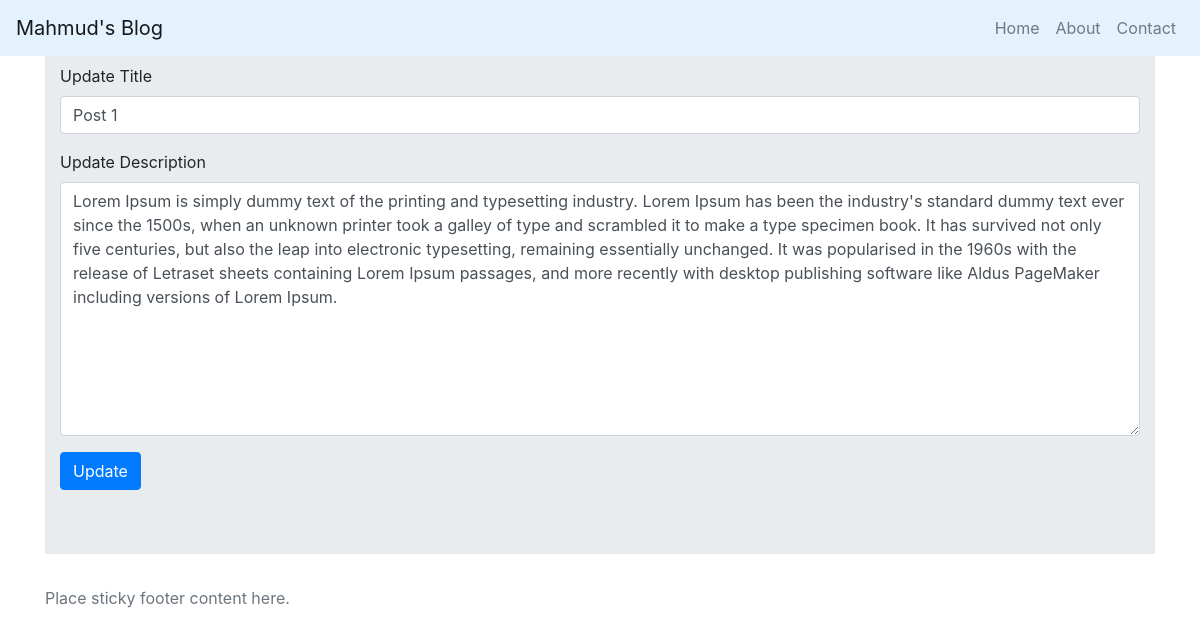
Screenshot of /update/1 with the database file from the repository.
### app.py (models this page shows, shortened)
class Blog(db.Model):
    id = db.Column(db.Integer, primary_key=True)
    title = db.Column(db.String(100))
    descriptions = db.Column(db.String(1000))
    createtime = db.Column(db.DateTime())
    authorname = db.Column(db.String(100))

### app.py (the view, shortened to what this page needs)
@app.route('/update/<int:post_id>',methods = ['GET','POST'])
def update(post_id):
    post = Blog.query.filter_by(id=post_id).first()
    return render_template('update.html', post = post)

### templates/update.html (shortened to what this page needs)
<!doctype html>
<html lang="en">
  <head>
    <link rel="stylesheet" href="https://cdn.jsdelivr.net/npm/bootstrap@4.0.0/dist/css/bootstrap.min.css">
  </head>
<body>
  <nav class="navbar navbar-expand-lg navbar-light fixed-top" style="background-color: #e3f2fd;">
    <a class="navbar-brand" href="{{ url_for('home') }}">
      Mahmud's Blog
    </a>
    <div class="collapse navbar-collapse" id="navbarResponsive">
        <ul class="navbar-nav ml-auto">
          <li class="nav-item">
            <a class="nav-link" href="{{ url_for('home') }}">Home</a>
          </li>
          <li class="nav-item">
            <a class="nav-link" href="">About</a>
          </li>
          <li class="nav-item">
            <a class="nav-link" href="">Contact</a>
          </li>
        </ul>
      </div>
  </nav>
    <div class="container">
        <div class="row">
            <div class="col-lg-12 col-md-10 mx-auto">
                <div class="jumbotron jumbotron-fluid">
                    <div class="container">
                        <form action="/update/{{ post.id }}" method="post">
                                <div class="form-group">
                                    <label for="title">Update Title</label>
                                        <input type="text" class="form-control" id="title" name="title" value="{{post.title}}">
                                </div>
                                <div class="form-group">
                                    <label for="description">Update Description</label>
                                        <textarea class="form-control" id="descriptions" name="descriptions" rows="10" >{{post.descriptions}}</textarea>
                                </div>
                        <button class="btn btn-primary" type="submit">Update</button>
                    </form>
                    </div>
                </div>
            </div>
        </div>
    </div>
<footer class="footer">
  <div class="container">
    <span class="text-muted">Place sticky footer content here.</span>
  </div>
</footer>
  </body>
</html>

### rows the page displays
Blog: title "Post 1", descriptions "Lorem Ipsum is simply dummy text of the printing and typesetting industry. Lorem Ipsum has been the industry's standard dummy text ever since the 1500s, when an unknown printer took a galley of type and scrambled it to make a type specimen book. It has survived not only five centuries, but also the leap into electronic typesetting, remaining essentially unchanged. It was popularised in the 1960s with the release of Letraset sheets containing Lorem Ipsum passages, and more recently with desktop publishing software like Aldus PageMaker including versions of Lorem Ipsum."
